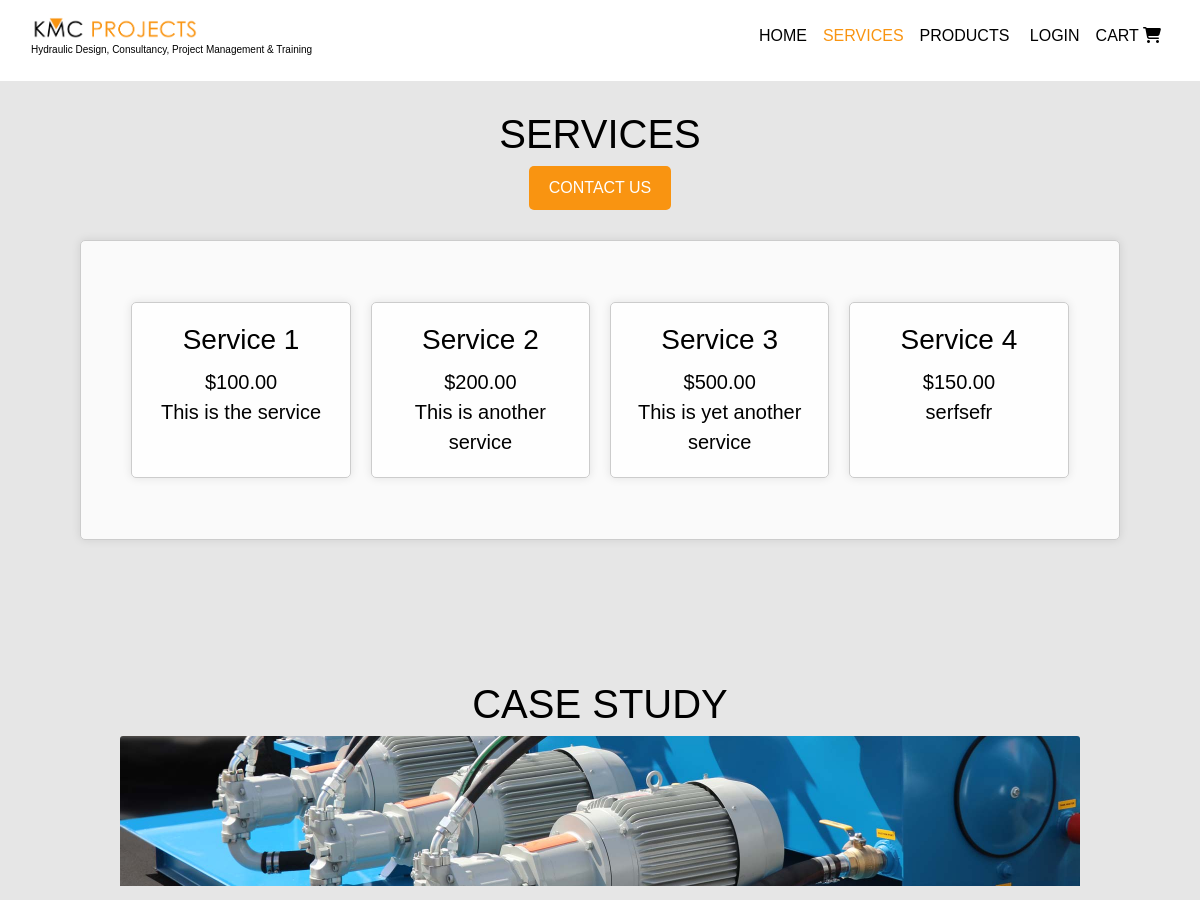
/services/ (upper part), run on an earlier commit of the app's database.
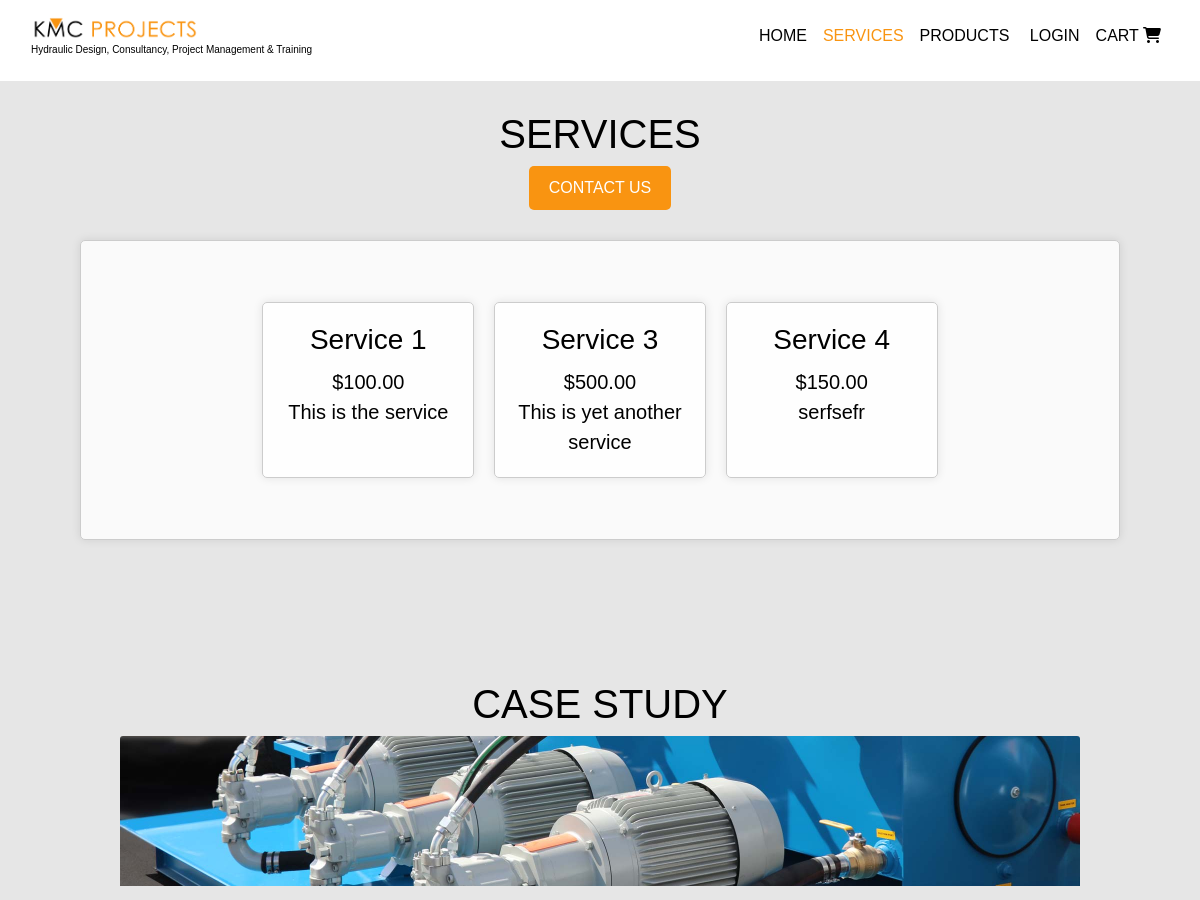
And on a later commit of the database.
### services/models.py (models this page shows, shortened)
class Services(models.Model):
    name = models.CharField(max_length=100)
    sku = models.CharField(max_length=254, null=True, blank=True, unique=True)
    description = models.TextField(max_length=250)
    price = models.DecimalField(max_digits=6, decimal_places=2)
    created_on = models.DateTimeField(auto_now_add=True)
    updated_on = models.BooleanField(default=False)

class CaseStudy(models.Model):
    title = models.CharField(max_length=100)
    sku = models.CharField(max_length=254, null=True, unique=True)
    body = models.TextField()
    image = models.ImageField(null=True, blank=True)
    created_on = models.DateTimeField(auto_now_add=True)
    updated_on = models.BooleanField(default=False)

### services/views.py (the view)
# urls.py: path('', views.ServiceList, name='services'),
def ServiceList(request):
    services = Services.objects.all()
    casestudies = CaseStudy.objects.all()
    return render(request, 'services/services.html', {'services': services, 'casestudies': casestudies})

### services/templates/services/services.html (shortened to what this page needs)
{% extends "base.html" %}
{% load static %}
{% block content %}
<div class="content-wrapper">
    <h1 class="site-headings">Services</h1>
    <a href="{% url 'contact' %}" class="contact-button">Contact Us</a>
    <div class="services-box">
        <div class="service-text">
            {% for service in services %}
                <div class="services-inner-box">
                    <div class="services-list">
                        <div class="services-details">
                            <h3 class="product-name">{{ service.name }}</h3>
                            <p class="lead mb-0">${{ service.price }}</p>
                            <p class="lead mb-0">{{ service.description }}</p>
                        </div>
                    </div>
                </div>
            {% endfor %}
        </div>
    </div>
<div class="content-wrapper">
    <h1 class="site-headings">Case Study</h1>
    {% for casestudy in casestudies %}
    {% if casestudy.image %}
    <a href="">
        <img class="card-img-top img-fluid casestudy-img" src="{{ casestudy.image.url }}" alt="{{ casestudy.title }}">
    </a>
    {% else %}
    <a href="">
        <img class="card-img-top img-fluid" src="" alt="{{ casestudy.title }}">
    </a>
    {% endif %}
            </div>
    {% endfor %}
{% endblock %}

What changed in the data, as far as the page shows it:
removed Services: name "Service 2", price "200.00", description "This is another service"
